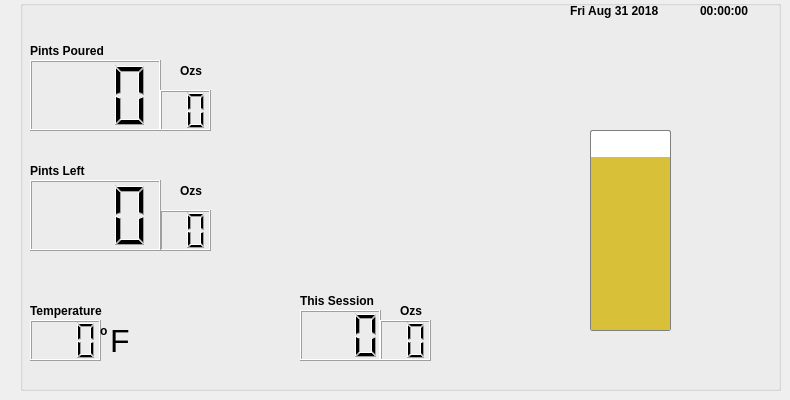
    <widget class="QWidget" name="tab">
     <attribute name="title">
      <string>Keg Status</string>
     </attribute>
     <widget class="QGroupBox" name="groupBox">
      <property name="geometry">
       <rect>
        <x>20</x>
        <y>0</y>
        <width>761</width>
        <height>391</height>
       </rect>
      </property>
      <property name="font">
       <font>
        <weight>75</weight>
        <bold>true</bold>
       </font>
      </property>
      <property name="title">
       <string/>
      </property>
      <widget class="QLabel" name="label_4">
       <property name="geometry">
        <rect>
         <x>160</x>
         <y>180</y>
         <width>41</width>
         <height>21</height>
        </rect>
       </property>
       <property name="font">
        <font>
         <weight>75</weight>
         <bold>true</bold>
        </font>
       </property>
       <property name="text">
        <string>Ozs</string>
       </property>
      </widget>
      <widget class="QLabel" name="label_3">
       <property name="geometry">
        <rect>
         <x>10</x>
         <y>160</y>
         <width>131</width>
         <height>21</height>
        </rect>
       </property>
       <property name="font">
        <font>
         <weight>75</weight>
         <bold>true</bold>
        </font>
       </property>
       <property name="text">
        <string>Pints Left</string>
       </property>
      </widget>
      <widget class="QLabel" name="label_5">
       <property name="geometry">
        <rect>
         <x>160</x>
         <y>60</y>
         <width>61</width>
         <height>21</height>
        </rect>
       </property>
       <property name="font">
        <font>
         <weight>75</weight>
         <bold>true</bold>
        </font>
       </property>
       <property name="text">
        <string>Ozs</string>
       </property>
      </widget>
      <widget class="QLCDNumber" name="lcdOzsLeft">
       <property name="geometry">
        <rect>
         <x>140</x>
         <y>210</y>
         <width>51</width>
         <height>41</height>
        </rect>
       </property>
       <property name="smallDecimalPoint">
        <bool>false</bool>
       </property>
       <property name="digitCount">
        <number>2</number>
       </property>
      </widget>
      <widget class="QLCDNumber" name="lcdPintsPoured">
       <property name="geometry">
        <rect>
         <x>10</x>
         <y>60</y>
         <width>131</width>
         <height>71</height>
        </rect>
       </property>
       <property name="digitCount">
        <number>3</number>
       </property>
      </widget>
      <widget class="QLCDNumber" name="lcdOzsPoured">
       <property name="geometry">
        <rect>
         <x>140</x>
         <y>90</y>
         <width>51</width>
         <height>41</height>
        </rect>
       </property>
       <property name="digitCount">
        <number>2</number>
       </property>
      </widget>
      <widget class="QLCDNumber" name="lcdPintsLeft">
       <property name="geometry">
        <rect>
         <x>10</x>
         <y>180</y>
         <width>131</width>
         <height>71</height>
        </rect>
       </property>
       <property name="smallDecimalPoint">
        <bool>false</bool>
       </property>
       <property name="digitCount">
        <number>3</number>
       </property>
      </widget>
      <widget class="QLabel" name="FullKeg">
       <property name="geometry">
        <rect>
         <x>450</x>
         <y>40</y>
         <width>321</width>
         <height>321</height>
        </rect>
       </property>
       <property name="text">
        <string/>
       </property>
       <property name="pixmap">
        <pixmap resource="images/images.qrc">:/keg.jpg</pixmap>
       </property>
       <property name="scaledContents">
        <bool>true</bool>
       </property>
      </widget>
      <widget class="QLabel" name="label_2">
       <property name="geometry">
        <rect>
         <x>10</x>
         <y>40</y>
         <width>131</width>
         <height>21</height>
        </rect>
       </property>
       <property name="font">
        <font>
         <weight>75</weight>
         <bold>true</bold>
        </font>
       </property>
       <property name="text">
        <string>Pints Poured</string>
       </property>
      </widget>
      <widget class="QLCDNumber" name="TemplcdNumber">
       <property name="geometry">
        <rect>
         <x>10</x>
         <y>320</y>
         <width>71</width>
         <height>41</height>
        </rect>
       </property>
       <property name="digitCount">
        <number>3</number>
       </property>
       <property name="intValue" stdset="0">
        <number>0</number>
       </property>
      </widget>
      <widget class="QLabel" name="label_6">
       <property name="geometry">
        <rect>
         <x>10</x>
         <y>300</y>
         <width>101</width>
         <height>21</height>
        </rect>
       </property>
       <property name="font">
        <font>
         <weight>75</weight>
         <bold>true</bold>
        </font>
       </property>
       <property name="text">
        <string>Temperature</string>
       </property>
      </widget>
      <widget class="QLabel" name="label_7">
       <property name="geometry">
        <rect>
         <x>80</x>
         <y>320</y>
         <width>16</width>
         <height>21</height>
        </rect>
       </property>
       <property name="text">
        <string>o</string>
       </property>
      </widget>
      <widget class="QLabel" name="label_8">
       <property name="geometry">
        <rect>
         <x>90</x>
         <y>320</y>
         <width>21</width>
         <height>41</height>
        </rect>
       </property>
       <property name="font">
        <font>
         <pointsize>24</pointsize>
         <weight>50</weight>
         <bold>false</bold>
        </font>
       </property>
       <property name="text">
        <string>F</string>
       </property>
      </widget>
      <widget class="QLabel" name="label_9">
       <property name="geometry">
        <rect>
         <x>210</x>
         <y>90</y>
         <width>281</width>
         <height>171</height>
        </rect>
       </property>
       <property name="lineWidth">
        <number>0</number>
       </property>
       <property name="text">
        <string/>
       </property>
       <property name="pixmap">
        <pixmap resource="images/images.qrc">:/MICH-ULTRA2.png</pixmap>
       </property>
       <property name="scaledContents">
        <bool>true</bool>
       </property>
      </widget>
      <widget class="QLCDNumber" name="ThislcdNumber">
       <property name="geometry">
        <rect>
         <x>280</x>
         <y>310</y>
         <width>81</width>
         <height>51</height>
        </rect>
       </property>
       <property name="digitCount">
        <number>3</number>
       </property>
      </widget>
      <widget class="QLabel" name="label_12">
       <property name="geometry">
        <rect>
         <x>280</x>
         <y>290</y>
         <width>131</width>
         <height>21</height>
        </rect>
       </property>
       <property name="font">
        <font>
         <weight>75</weight>
         <bold>true</bold>
        </font>
       </property>
       <property name="text">
        <string>This Session</string>
       </property>
      </widget>
      <widget class="QLabel" name="label_date_time">
       <property name="geometry">
        <rect>
         <x>680</x>
         <y>0</y>
         <width>101</width>
         <height>21</height>
        </rect>
       </property>
       <property name="text">
        <string>00:00:00</string>
       </property>
      </widget>
      <widget class="QLabel" name="label_dateTime">
       <property name="geometry">
        <rect>
         <x>550</x>
         <y>0</y>
         <width>131</width>
         <height>21</height>
        </rect>
       </property>
       <property name="text">
        <string>Fri Aug 31 2018</string>
       </property>
      </widget>
      <widget class="QLCDNumber" name="SessionOzsPoured">
       <property name="geometry">
        <rect>
         <x>360</x>
         <y>320</y>
         <width>51</width>
         <height>41</height>
        </rect>
       </property>
       <property name="smallDecimalPoint">
        <bool>false</bool>
       </property>
       <property name="digitCount">
        <number>2</number>
       </property>
      </widget>
      <widget class="QLabel" name="label_13">
       <property name="geometry">
        <rect>
         <x>380</x>
         <y>300</y>
         <width>61</width>
         <height>21</height>
        </rect>
       </property>
       <property name="font">
        <font>
         <weight>75</weight>
         <bold>true</bold>
        </font>
       </property>
       <property name="text">
        <string>Ozs</string>
       </property>
      </widget>
      <widget class="QProgressBar" name="BeerLevel">
       <property name="geometry">
        <rect>
         <x>570</x>
         <y>130</y>
         <width>81</width>
         <height>201</height>
        </rect>
       </property>
       <property name="palette">
        <palette>
         <active>
          <colorrole role="WindowText">
           <brush brushstyle="SolidPattern">
            <color alpha="255">
             <red>0</red>
             <green>0</green>
             <blue>0</blue>
            </color>
           </brush>
          </colorrole>
          <colorrole role="Button">
           <brush brushstyle="SolidPattern">
            <color alpha="255">
             <red>235</red>
             <green>218</green>
             <blue>32</blue>
            </color>
           </brush>
          </colorrole>
          <colorrole role="Light">
           <brush brushstyle="SolidPattern">
            <color alpha="255">
             <red>255</red>
             <green>245</green>
             <blue>132</blue>
            </color>
           </brush>
          </colorrole>
          <colorrole role="Midlight">
           <brush brushstyle="SolidPattern">
            <color alpha="255">
             <red>245</red>
             <green>231</green>
             <blue>82</blue>
            </color>
           </brush>
          </colorrole>
          <colorrole role="Dark">
           <brush brushstyle="SolidPattern">
            <color alpha="255">
             <red>117</red>
             <green>109</green>
             <blue>16</blue>
            </color>
           </brush>
          </colorrole>
          <colorrole role="Mid">
           <brush brushstyle="SolidPattern">
            <color alpha="255">
             <red>157</red>
             <green>145</green>
             <blue>21</blue>
            </color>
           </brush>
          </colorrole>
          <colorrole role="Text">
           <brush brushstyle="SolidPattern">
            <color alpha="255">
             <red>0</red>
             <green>0</green>
             <blue>0</blue>
            </color>
           </brush>
          </colorrole>
          <colorrole role="BrightText">
           <brush brushstyle="SolidPattern">
            <color alpha="255">
             <red>255</red>
             <green>255</green>
             <blue>255</blue>
            </color>
           </brush>
          </colorrole>
          <colorrole role="ButtonText">
           <brush brushstyle="SolidPattern">
            <color alpha="255">
             <red>0</red>
             <green>0</green>
             <blue>0</blue>
            </color>
           </brush>
          </colorrole>
          <colorrole role="Base">
           <brush brushstyle="SolidPattern">
            <color alpha="255">
             <red>255</red>
             <green>255</green>
             <blue>255</blue>
            </color>
           </brush>
          </colorrole>
          <colorrole role="Window">
           <brush brushstyle="SolidPattern">
            <color alpha="255">
             <red>235</red>
             <green>218</green>
             <blue>32</blue>
            </color>
           </brush>
          </colorrole>
          <colorrole role="Shadow">
           <brush brushstyle="SolidPattern">
            <color alpha="255">
             <red>0</red>
             <green>0</green>
             <blue>0</blue>
            </color>
           </brush>
          </colorrole>
          <colorrole role="Highlight">
           <brush brushstyle="SolidPattern">
            <color alpha="255">
             <red>245</red>
             <green>245</green>
             <blue>50</blue>
            </color>
           </brush>
          </colorrole>
          <colorrole role="AlternateBase">
           <brush brushstyle="SolidPattern">
            <color alpha="255">
             <red>245</red>
             <green>236</green>
             <blue>143</blue>
            </color>
           </brush>
          </colorrole>
          <colorrole role="ToolTipBase">
           <brush brushstyle="SolidPattern">
            <color alpha="255">
             <red>255</red>
             <green>255</green>
             <blue>220</blue>
            </color>
           </brush>
          </colorrole>
          <colorrole role="ToolTipText">
           <brush brushstyle="SolidPattern">
            <color alpha="255">
             <red>0</red>
             <green>0</green>
             <blue>0</blue>
            </color>
           </brush>
          </colorrole>
         </active>
         <inactive>
          <colorrole role="WindowText">
           <brush brushstyle="SolidPattern">
            <color alpha="255">
             <red>0</red>
             <green>0</green>
             <blue>0</blue>
            </color>
           </brush>
          </colorrole>
          <colorrole role="Button">
           <brush brushstyle="SolidPattern">
            <color alpha="255">
             <red>235</red>
             <green>218</green>
             <blue>32</blue>
            </color>
           </brush>
          </colorrole>
          <colorrole role="Light">
           <brush brushstyle="SolidPattern">
            <color alpha="255">
             <red>255</red>
             <green>245</green>
             <blue>132</blue>
            </color>
           </brush>
          </colorrole>
          <colorrole role="Midlight">
           <brush brushstyle="SolidPattern">
            <color alpha="255">
             <red>245</red>
             <green>231</green>
             <blue>82</blue>
            </color>
           </brush>
          </colorrole>
          <colorrole role="Dark">
           <brush brushstyle="SolidPattern">
            <color alpha="255">
             <red>117</red>
             <green>109</green>
             <blue>16</blue>
            </color>
           </brush>
          </colorrole>
          <colorrole role="Mid">
           <brush brushstyle="SolidPattern">
            <color alpha="255">
             <red>157</red>
             <green>145</green>
             <blue>21</blue>
            </color>
           </brush>
          </colorrole>
          <colorrole role="Text">
           <brush brushstyle="SolidPattern">
            <color alpha="255">
             <red>0</red>
             <green>0</green>
             <blue>0</blue>
            </color>
           </brush>
          </colorrole>
          <colorrole role="BrightText">
           <brush brushstyle="SolidPattern">
            <color alpha="255">
             <red>255</red>
             <green>255</green>
             <blue>255</blue>
            </color>
           </brush>
          </colorrole>
          <colorrole role="ButtonText">
           <brush brushstyle="SolidPattern">
            <color alpha="255">
             <red>0</red>
             <green>0</green>
             <blue>0</blue>
            </color>
           </brush>
          </colorrole>
          <colorrole role="Base">
           <brush brushstyle="SolidPattern">
            <color alpha="255">
             <red>255</red>
             <green>255</green>
             <blue>255</blue>
            </color>
           </brush>
          </colorrole>
          <colorrole role="Window">
           <brush brushstyle="SolidPattern">
            <color alpha="255">
             <red>235</red>
             <green>218</green>
             <blue>32</blue>
            </color>
           </brush>
          </colorrole>
          <colorrole role="Shadow">
           <brush brushstyle="SolidPattern">
            <color alpha="255">
             <red>0</red>
             <green>0</green>
             <blue>0</blue>
            </color>
           </brush>
          </colorrole>
          <colorrole role="Highlight">
           <brush brushstyle="SolidPattern">
            <color alpha="255">
             <red>245</red>
             <green>245</green>
             <blue>50</blue>
            </color>
           </brush>
          </colorrole>
          <colorrole role="AlternateBase">
           <brush brushstyle="SolidPattern">
            <color alpha="255">
             <red>245</red>
             <green>236</green>
             <blue>143</blue>
            </color>
           </brush>
          </colorrole>
          <colorrole role="ToolTipBase">
           <brush brushstyle="SolidPattern">
            <color alpha="255">
             <red>255</red>
             <green>255</green>
             <blue>220</blue>
            </color>
           </brush>
          </colorrole>
          <colorrole role="ToolTipText">
           <brush brushstyle="SolidPattern">
            <color alpha="255">
             <red>0</red>
             <green>0</green>
             <blue>0</blue>
            </color>
           </brush>
          </colorrole>
         </inactive>
         <disabled>
          <colorrole role="WindowText">
           <brush brushstyle="SolidPattern">
            <color alpha="255">
             <red>117</red>
             <green>109</green>
             <blue>16</blue>
            </color>
           </brush>
          </colorrole>
          <colorrole role="Button">
           <brush brushstyle="SolidPattern">
            <color alpha="255">
             <red>235</red>
             <green>218</green>
             <blue>32</blue>
            </color>
           </brush>
          </colorrole>
          <colorrole role="Light">
           <brush brushstyle="SolidPattern">
            <color alpha="255">
             <red>255</red>
             <green>245</green>
             <blue>132</blue>
            </color>
           </brush>
          </colorrole>
          <colorrole role="Midlight">
           <brush brushstyle="SolidPattern">
            <color alpha="255">
             <red>245</red>
             <green>231</green>
             <blue>82</blue>
            </color>
           </brush>
          </colorrole>
          <colorrole role="Dark">
           <brush brushstyle="SolidPattern">
            <color alpha="255">
             <red>117</red>
             <green>109</green>
             <blue>16</blue>
            </color>
           </brush>
          </colorrole>
          <colorrole role="Mid">
           <brush brushstyle="SolidPattern">
            <color alpha="255">
             <red>157</red>
             <green>145</green>
             <blue>21</blue>
            </color>
           </brush>
          </colorrole>
          <colorrole role="Text">
           <brush brushstyle="SolidPattern">
            <color alpha="255">
             <red>117</red>
             <green>109</green>
             <blue>16</blue>
            </color>
           </brush>
          </colorrole>
          <colorrole role="BrightText">
           <brush brushstyle="SolidPattern">
            <color alpha="255">
             <red>255</red>
             <green>255</green>
             <blue>255</blue>
            </color>
           </brush>
          </colorrole>
          <colorrole role="ButtonText">
           <brush brushstyle="SolidPattern">
            <color alpha="255">
             <red>117</red>
             <green>109</green>
             <blue>16</blue>
            </color>
           </brush>
          </colorrole>
          <colorrole role="Base">
           <brush brushstyle="SolidPattern">
            <color alpha="255">
             <red>235</red>
             <green>218</green>
             <blue>32</blue>
            </color>
           </brush>
          </colorrole>
          <colorrole role="Window">
           <brush brushstyle="SolidPattern">
            <color alpha="255">
             <red>235</red>
             <green>218</green>
             <blue>32</blue>
            </color>
           </brush>
          </colorrole>
          <colorrole role="Shadow">
           <brush brushstyle="SolidPattern">
            <color alpha="255">
             <red>0</red>
             <green>0</green>
             <blue>0</blue>
            </color>
           </brush>
          </colorrole>
          <colorrole role="Highlight">
           <brush brushstyle="SolidPattern">
            <color alpha="255">
             <red>245</red>
             <green>245</green>
             <blue>245</blue>
            </color>
           </brush>
          </colorrole>
          <colorrole role="AlternateBase">
           <brush brushstyle="SolidPattern">
            <color alpha="255">
             <red>235</red>
             <green>218</green>
             <blue>32</blue>
            </color>
           </brush>
          </colorrole>
          <colorrole role="ToolTipBase">
           <brush brushstyle="SolidPattern">
            <color alpha="255">
             <red>255</red>
             <green>255</green>
             <blue>220</blue>
            </color>
           </brush>
          </colorrole>
          <colorrole role="ToolTipText">
           <brush brushstyle="SolidPattern">
            <color alpha="255">
             <red>0</red>
             <green>0</green>
             <blue>0</blue>
            </color>
           </brush>
          </colorrole>
         </disabled>
        </palette>
       </property>
       <property name="layoutDirection">
        <enum>Qt::LeftToRight</enum>
       </property>
       <property name="autoFillBackground">
        <bool>false</bool>
       </property>
       <property name="styleSheet">
        <string notr="true">QProgressBar {
    border: 1px solid grey;
    border-radius: 2px;
}
QProgressBar::chunk {
    background-color: #D8C038;
}</string>
       </property>
       <property name="maximum">
        <number>103</number>
       </property>
       <property name="value">
        <number>90</number>
       </property>
       <property name="textVisible">
        <bool>false</bool>
       </property>
       <property name="orientation">
        <enum>Qt::Vertical</enum>
       </property>
       <property name="invertedAppearance">
        <bool>false</bool>
       </property>
       <property name="textDirection">
        <enum>QProgressBar::TopToBottom</enum>
       </property>
      </widget>
      <widget class="QLabel" name="SixthKeg">
       <property name="enabled">
        <bool>true</bool>
       </property>
       <property name="geometry">
        <rect>
         <x>560</x>
         <y>70</y>
         <width>101</width>
         <height>291</height>
        </rect>
       </property>
       <property name="text">
        <string/>
       </property>
       <property name="pixmap">
        <pixmap resource="images/images.qrc">:/Downloads/Small-Sixth-Barrel-Keg.jpg</pixmap>
       </property>
       <property name="scaledContents">
        <bool>true</bool>
       </property>
      </widget>
      <zorder>FullKeg</zorder>
      <zorder>label_4</zorder>
      <zorder>label_3</zorder>
      <zorder>label_5</zorder>
      <zorder>lcdOzsLeft</zorder>
      <zorder>lcdPintsPoured</zorder>
      <zorder>lcdOzsPoured</zorder>
      <zorder>lcdPintsLeft</zorder>
      <zorder>label_2</zorder>
      <zorder>TemplcdNumber</zorder>
      <zorder>label_6</zorder>
      <zorder>label_7</zorder>
      <zorder>label_8</zorder>
      <zorder>label_9</zorder>
      <zorder>ThislcdNumber</zorder>
      <zorder>label_12</zorder>
      <zorder>label_date_time</zorder>
      <zorder>label_dateTime</zorder>
      <zorder>SessionOzsPoured</zorder>
      <zorder>label_13</zorder>
      <zorder>SixthKeg</zorder>
      <zorder>BeerLevel</zorder>
     </widget>
    </widget>
